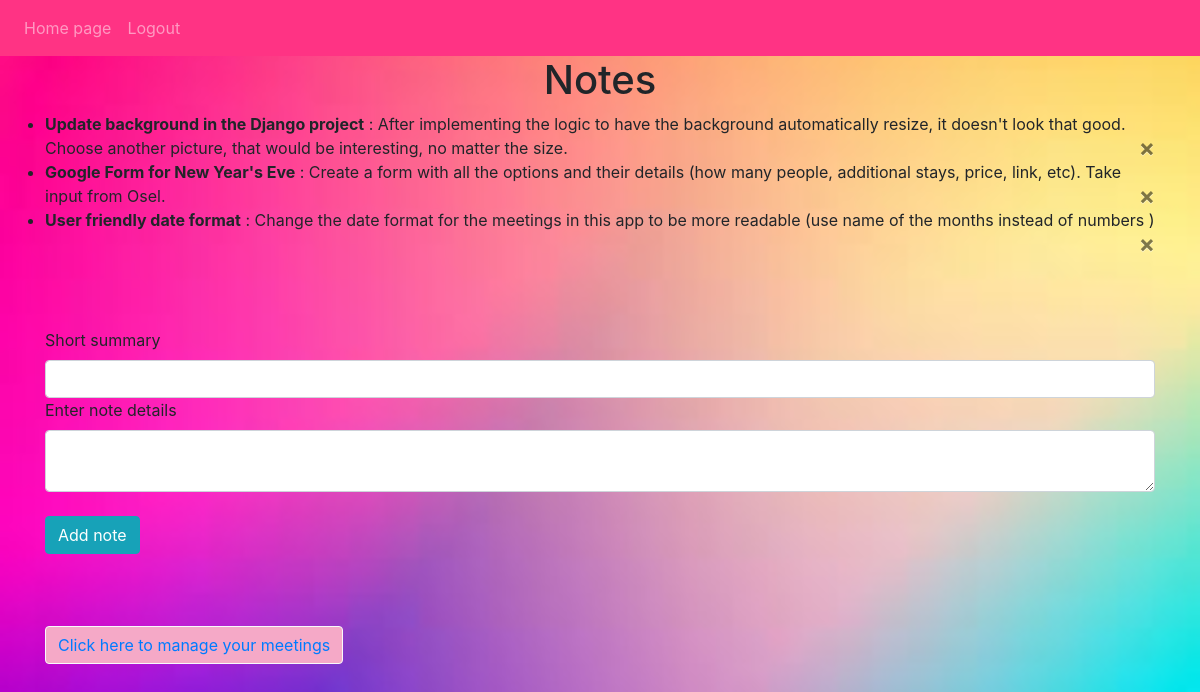
Page / (signed in) on the earlier database version.
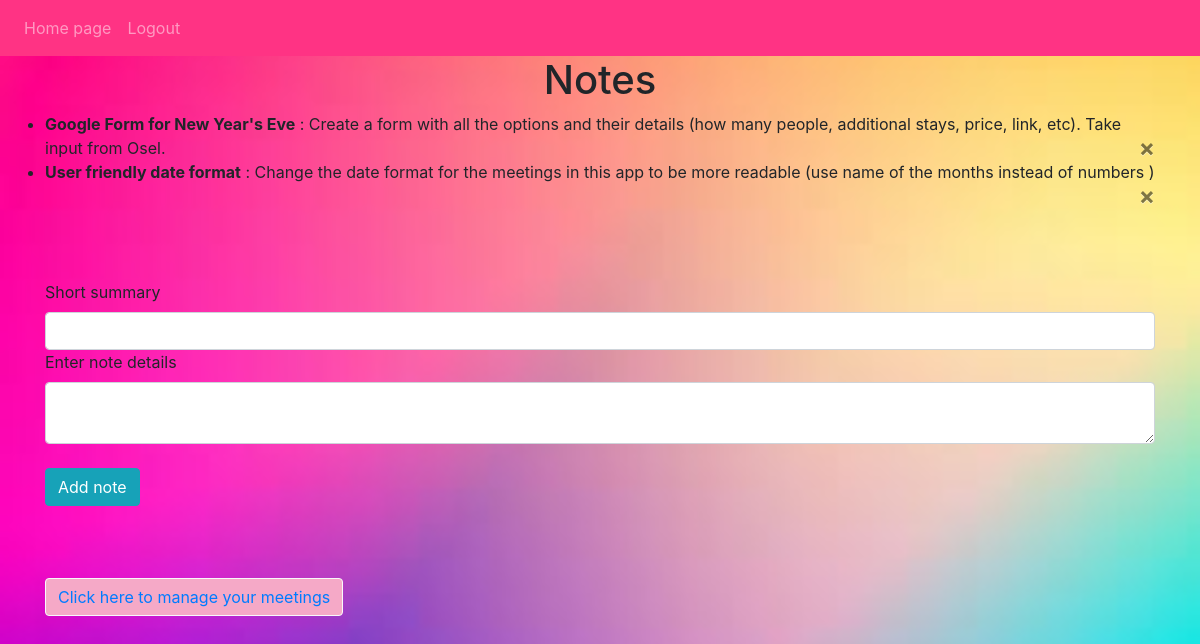
Same page on the later database version.
### planner/models.py (models this page shows)
class Note(db.Model):
    id = db.Column(db.Integer, primary_key=True)
    summary = db.Column(db.String(50))
    data = db.Column(db.String(1000))
    date_created = db.Column(db.DateTime(timezone=True), default=func.now())
    user_id = db.Column(db.Integer, db.ForeignKey("user.id"))

### planner/views.py (the view, shortened to what this page needs)
@views.route("/", methods=["GET", "POST"])
@login_required
def index():
    return render_template("home.html", user=current_user)

### planner/__init__.py (called while the page is built)
def create_app():
    app = Flask(__name__)
    app.config["SECRET_KEY"] = "abcd1234efgh5678"
    app.config["SQLALCHEMY_DATABASE_URI"] = f"sqlite:///{DB_NAME}"
    db.init_app(app)
    from .auth import auth
    from .views import views
    app.register_blueprint(views, url_prefix="/")
    app.register_blueprint(auth, url_prefix="/")
    from .models import Meeting, Note, User
    with app.app_context():
        if not path.exists(f"instance/{DB_NAME}"):
            db.create_all()
            print("Created Database!")
    login_manager = LoginManager()
    login_manager.login_view = "auth.login"
    login_manager.init_app(app)
    @login_manager.user_loader
    def load_user(id):
        return User.query.get(int(id))
    return app

### planner/templates/home.html (shortened to what this page needs)
{% extends "base.html" %}
{% block content %}
<h1 align="center">Notes</h1>
<ul class="list-group list-group-flush" id="notes">
    {% for note in user.notes %}
    <li class="list-group-item-transparent"><b>{{ note.summary }}</b> : {{ note.data }}
    <button type="button"
            class="close"
            onClick="deleteNote({{ note.id }})">
        <span aria-hidden="true">&times;</span>
    </button>
    </li>
    {% endfor %}
</ul>
<br><br><br>
<form method="POST">
    <label for="summary">Short summary</label>
    <input type="text" class="form-control" id="summary" name="summary"/>
    <label for="data">Enter note details</label>
    <textarea name="data" id="data" class="form-control"></textarea>
    <br>
    <button type="submit" class="btn btn-info">Add note</button>
</form>
<br><br><br>
<button type="button" class="btn btn-light" style="background-color: #F5A9C7;">
    <a href="/meetings">Click here to manage your meetings</a>
</button>
{% endblock %}

Differences in the rows shown:
removed Note: summary "Update background in the Django project", data "After implementing the logic to have the background automatically resize, it doesn't look that good. Choose another picture, that would be interesting, no matter the size."
